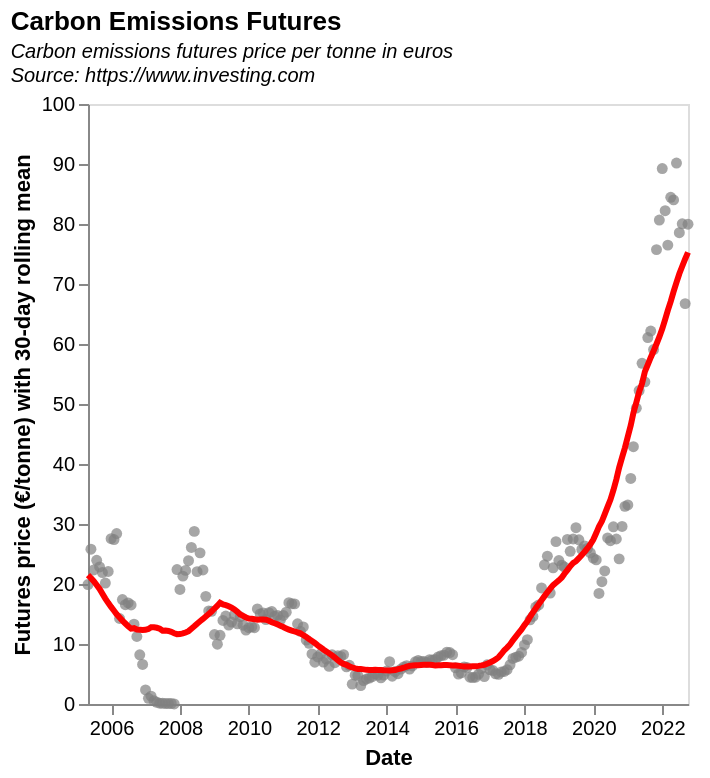

Vega-Lite specification stored for this chart:
### Vega-Lite specification from a JSON file in a GitHub repository (floating-point values rounded to 4 significant figures; data arrays with more than 128 entries replaced by an {"elided": "..."} marker saying what was removed)
{"$schema": "https://vega.github.io/schema/vega-lite/v5.json", "title": {"text": "Carbon Emissions Futures", "subtitle": ["Carbon emissions futures price per tonne in euros", "Source: https://www.investing.com"], "subtitleFontSize": 10, "subtitleFontStyle": "italic", "anchor": "start"}, "width": 300, "height": 300, "data": {"values": {"elided": "210 records"}, "format": {"parse": {"Date": "date"}}}, "transform": [{"window": [{"field": "Price", "op": "mean", "as": "rolling_mean"}], "frame": [-15, 15]}], "encoding": {"x": {"field": "Date", "type": "temporal", "title": "Date", "axis": {"grid": false}}, "y": {"type": "quantitative", "axis": {"title": "Futures price (€/tonne) with 30-day rolling mean", "grid": false}}, "tooltip": [{"field": "Price", "title": "€"}]}, "layer": [{"mark": {"type": "point", "filled": true, "color": "gray"}, "encoding": {"y": {"field": "Price", "title": "Carbon Price"}}}, {"mark": {"type": "line", "color": "red", "size": 3}, "encoding": {"y": {"field": "rolling_mean"}}}]}
